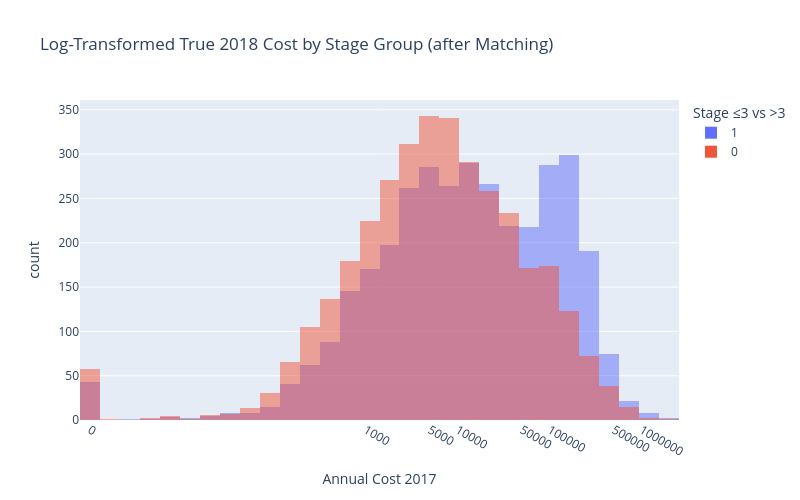
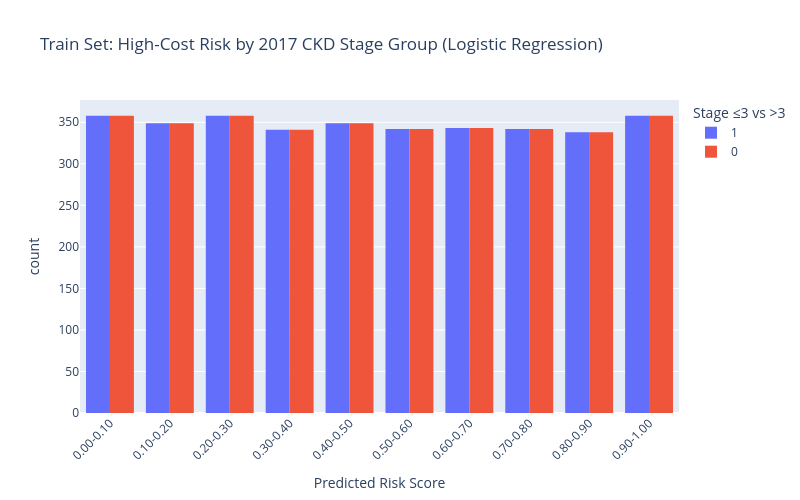

The notebook cell saved with these charts, in order:
### Code cell
import numpy as np
import plotly.express as px
df_binned = pd.read_csv("../output_0902_adherence_income_info/matched_train_df.csv")
bins = sorted(df_binned['risk_bin'].unique(), key=lambda x: float(x.split('-')[0]))   # already ordered
df_binned["true_class"] = (df_binned["stage_2017"] > 3).astype(int)
# For actual costs
df_binned["log_annual_cost17"] = np.log1p(df_binned["annual_cost17"])

fig = px.histogram(
    df_binned,
    x="log_annual_cost17",
    color="true_class",
    labels={
        "log_annual_cost17": "Log(1 + Actual Annual Cost 2017)",
        "true_class": "Stage ≤3 vs >3"
    },
    title="Log-Transformed True 2018 Cost by Stage Group (after Matching)",
    nbins=50,
    barmode="overlay",
    height=500, width=800
)
tick_vals = np.log1p([0, 1000, 5000, 10000, 50000,100000,500000,1000000])
tick_labels = [str(x) for x in [0, 1000, 5000, 10000, 50000,100000,500000,1000000]]

fig.update_xaxes(
    tickvals=tick_vals,
    ticktext=tick_labels,
    title_text="Annual Cost 2017"
)
fig.show()

fig = px.histogram(
    df_binned,
    x="risk_bin",
    color="true_class",
    labels={
        "risk_bin": f"Predicted Risk Score",
        "true_class": "Stage ≤3 vs >3"
    },
    title="Train Set: High-Cost Risk by 2017 CKD Stage Group (Logistic Regression)",
    barmode="group",
    height=500, width=800
)
fig.update_xaxes(
    categoryorder="array",
    categoryarray=bins,      # <- enforce ascending order
    tickangle=-45
)
fig.show()

### Figure 1 — Plotly figure (JSON) as saved in the notebook; plotly's stock layout.template omitted (floating-point values rounded to 4 significant figures; data arrays with more than 128 entries replaced by an {"elided": "..."} marker saying what was removed)
{"data": [{"bingroup": "x", "hovertemplate": "Stage ≤3 vs >3=1<br>Log(1 + Actual Annual Cost 2017)=%{x}<br>count=%{y}<extra></extra>", "legendgroup": "1", "marker": {"color": "#636efa", "opacity": 0.5, "pattern": {"shape": ""}}, "name": "1", "nbinsx": 50, "orientation": "v", "showlegend": true, "type": "histogram", "x": {"elided": "3478 float values"}, "xaxis": "x", "yaxis": "y"}, {"bingroup": "x", "hovertemplate": "Stage ≤3 vs >3=0<br>Log(1 + Actual Annual Cost 2017)=%{x}<br>count=%{y}<extra></extra>", "legendgroup": "0", "marker": {"color": "#EF553B", "opacity": 0.5, "pattern": {"shape": ""}}, "name": "0", "nbinsx": 50, "orientation": "v", "showlegend": true, "type": "histogram", "x": {"elided": "3478 float values"}, "xaxis": "x", "yaxis": "y"}], "layout": {"barmode": "overlay", "height": 500, "legend": {"title": {"text": "Stage ≤3 vs >3"}, "tracegroupgap": 0}, "title": {"text": "Log-Transformed True 2018 Cost by Stage Group (after Matching)"}, "width": 800, "xaxis": {"anchor": "y", "domain": [0, 1], "ticktext": ["0", "1000", "5000", "10000", "50000", "100000", "500000", "1000000"], "tickvals": [0.0, 6.909, 8.517, 9.21, 10.82, 11.51, 13.12, 13.82], "title": {"text": "Annual Cost 2017"}}, "yaxis": {"anchor": "x", "domain": [0, 1], "title": {"text": "count"}}}}

### Figure 2 — Plotly figure (JSON) as saved in the notebook; plotly's stock layout.template omitted (floating-point values rounded to 4 significant figures; data arrays with more than 128 entries replaced by an {"elided": "..."} marker saying what was removed)
{"data": [{"alignmentgroup": "True", "bingroup": "x", "hovertemplate": "Stage ≤3 vs >3=1<br>Predicted Risk Score=%{x}<br>count=%{y}<extra></extra>", "legendgroup": "1", "marker": {"color": "#636efa", "pattern": {"shape": ""}}, "name": "1", "offsetgroup": "1", "orientation": "v", "showlegend": true, "type": "histogram", "x": {"elided": "3478 str values"}, "xaxis": "x", "yaxis": "y"}, {"alignmentgroup": "True", "bingroup": "x", "hovertemplate": "Stage ≤3 vs >3=0<br>Predicted Risk Score=%{x}<br>count=%{y}<extra></extra>", "legendgroup": "0", "marker": {"color": "#EF553B", "pattern": {"shape": ""}}, "name": "0", "offsetgroup": "0", "orientation": "v", "showlegend": true, "type": "histogram", "x": {"elided": "3478 str values"}, "xaxis": "x", "yaxis": "y"}], "layout": {"barmode": "group", "height": 500, "legend": {"title": {"text": "Stage ≤3 vs >3"}, "tracegroupgap": 0}, "title": {"text": "Train Set: High-Cost Risk by 2017 CKD Stage Group (Logistic Regression)"}, "width": 800, "xaxis": {"anchor": "y", "categoryarray": ["0.00-0.10", "0.10-0.20", "0.20-0.30", "0.30-0.40", "0.40-0.50", "0.50-0.60", "0.60-0.70", "0.70-0.80", "0.80-0.90", "0.90-1.00"], "categoryorder": "array", "domain": [0, 1], "tickangle": -45, "title": {"text": "Predicted Risk Score"}}, "yaxis": {"anchor": "x", "domain": [0, 1], "title": {"text": "count"}}}}
